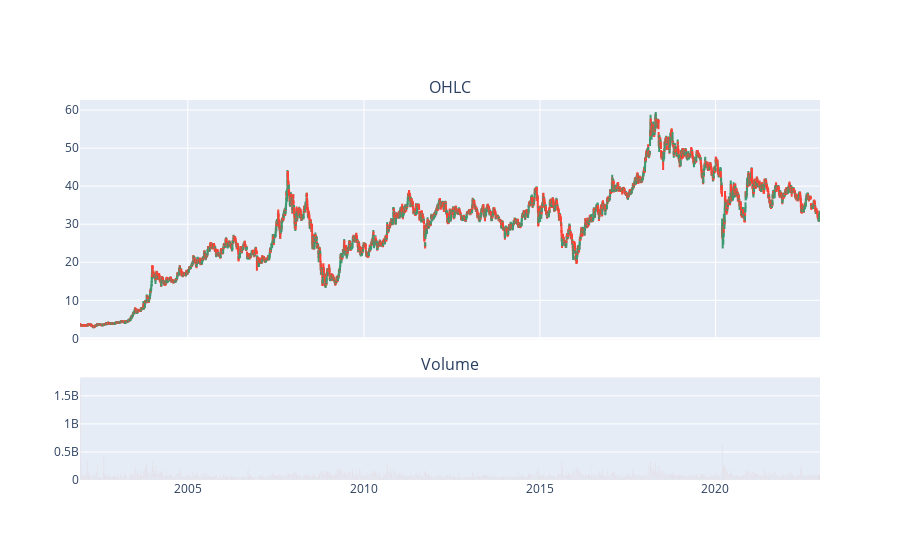

Notebook source saved alongside this figure:
### Code cell
start_date = '2020-12-30'
end_date = '2022-12-31'

# Get stock price
PTT = Stock("PTT")
stock_price = PTT.get_all_stock_price()

# convert data to pandas dataframe
df = pd.DataFrame(stock_price)
df = df.rename(columns={0: 'x', 1: 'open', 2: 'high', 3: 'low', 4: 'close',5:'volume'})
df['x'] = pd.to_datetime(df['x'])
df.set_index('x', inplace=True)# Set the Date column as the index of the DataFrame

monthly_data = convert_daily_to_monthly(df,"D")# Convert daily data to monyhly or quarterly

close_day = get_close_date(monthly_data)# Find Close date

candle_plot(monthly_data,close_day)

### Figure 1 — Plotly figure (JSON) as saved in the notebook; plotly's stock layout.template omitted (floating-point values rounded to 4 significant figures; data arrays with more than 128 entries replaced by an {"elided": "..."} marker saying what was removed)
{"data": [{"close": {"elided": "7695 float values"}, "high": {"elided": "7695 float values"}, "low": {"elided": "7695 float values"}, "open": {"elided": "7695 float values"}, "showlegend": false, "type": "candlestick", "x": {"elided": "7695 str values"}, "xaxis": "x", "yaxis": "y"}, {"showlegend": false, "type": "bar", "x": {"elided": "7695 str values"}, "xaxis": "x2", "y": {"elided": "7695 int values"}, "yaxis": "y2"}], "layout": {"annotations": [{"font": {"size": 16}, "showarrow": false, "text": "OHLC", "x": 0.5, "xanchor": "center", "xref": "paper", "y": 1, "yanchor": "bottom", "yref": "paper"}, {"font": {"size": 16}, "showarrow": false, "text": "Volume", "x": 0.5, "xanchor": "center", "xref": "paper", "y": 0.27, "yanchor": "bottom", "yref": "paper"}], "xaxis": {"anchor": "y", "domain": [0, 1], "matches": "x2", "rangebreaks": [{"values": {"elided": "2565 str values"}}], "rangeslider": {"visible": false}, "showticklabels": false}, "xaxis2": {"anchor": "y2", "domain": [0, 1], "rangebreaks": [{"values": {"elided": "2565 str values"}}]}, "yaxis": {"anchor": "x", "domain": [0.37, 1]}, "yaxis2": {"anchor": "x2", "domain": [0, 0.27]}}}
